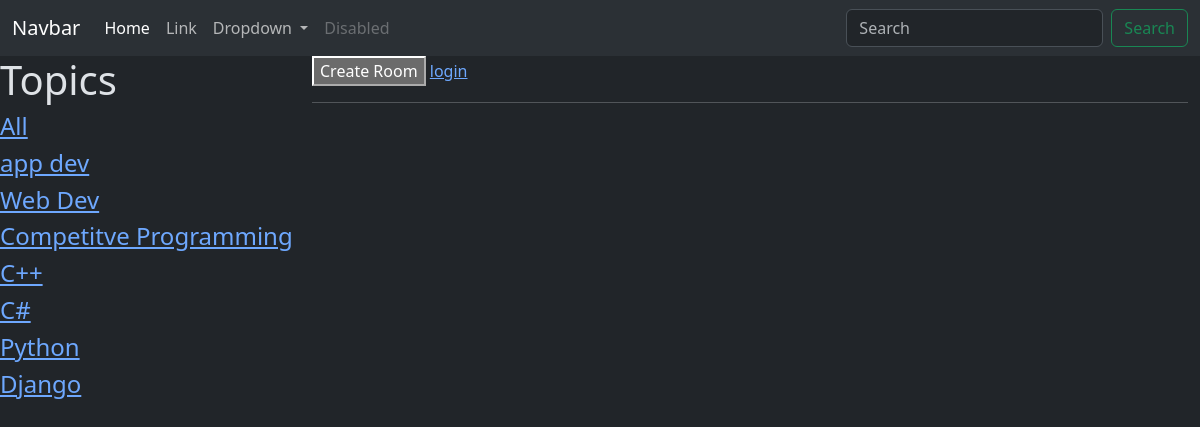
Page /?q=Python on the committed database.
### base/models.py (models this page shows, shortened)
class Topic(models.Model):
    name=models.CharField(max_length=100)

### base/views.py (the view)
# urls.py: path('',views.home,name="home"),
def home(request):
    q=request.GET.get('q') if request.GET.get('q')!=None else ""
    topics=Topic.objects.all()
    rooms=Room.objects.filter(Q(topic__name__icontains=q)|Q(name__icontains=q)|Q(host__username__icontains=q))
    return render(request,'base/index.html',{'rooms':rooms,'topics':topics})

### base/templates/base/index.html (shortened to what this page needs)
{% extends "layout.html" %}
{% block content %}
<div class="home">
<div >
    <h1>Topics</h1> <h4><a href="{% url "home" %}">All</a></h4>
    {% for topic in topics %}
    <h4><a href="{% url "home" %}?q={{topic.name}}">{{topic.name}}</a></h4>
    {% endfor %}
</div>
<div class="container">
<a href="{% url "create-room" %}"><button> Create Room</button></a>
{% if request.user.is_authenticated %}
<a href="{% url "logout" %}">logout</a>
{% else %}
<a href="{% url "login" %}">login</a>
{% endif %}
<hr>
<br>
</div>
</div>
{% endblock content %}

### base/templates/base/index.html (style rules this page uses)
.home { display:grid; grid-template-columns: 1fr 3fr; }

### rows in the picture
Topic: name "app dev"
Topic: name "Web Dev"
Topic: name "Competitve Programming"
Topic: name "C++"
Topic: name "C#"
Topic: name "Python"
Topic: name "Django"
